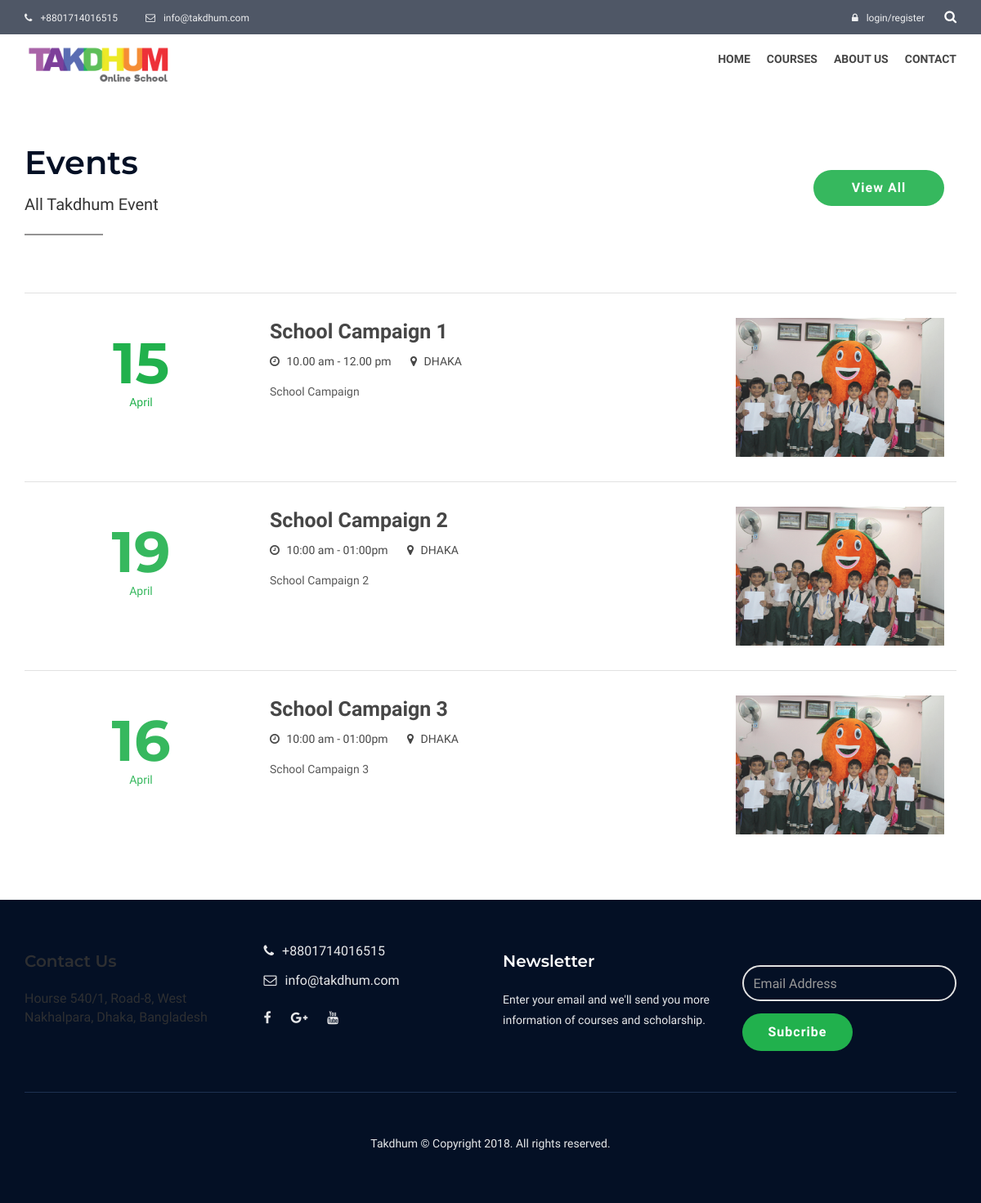
Page /events_list on the committed database.
### web/models.py (models this page shows, shortened)
class Basic_info(models.Model):
    name = models.CharField(max_length=100)
    slogan = models.CharField(max_length=200)
    logo = models.ImageField(upload_to='About us')
    phone_1 = models.CharField(max_length=15)
    phone_2 = models.CharField(max_length=15, null=True, blank=True)
    email = models.EmailField()
    office_address = models.TextField()
    promo_video = models.URLField(blank=True, null=True)
    google_map_link = models.URLField(null=True, blank=True)
    facebook_link = models.URLField(null=True, blank=True)
    google_plus_link = models.URLField(null=True, blank=True)
    youtube_link = models.URLField(null=True, blank=True)

class Event(models.Model):
    title = models.CharField(max_length=200)
    description = models.TextField()
    date = models.CharField(max_length=3)
    month = models.CharField(max_length=10)
    start_and_end_time = models.CharField(max_length=100)
    location = models.CharField(max_length=100)
    image = models.ImageField(upload_to='Events')
    gallery_image1 = models.FileField(blank=True, null=True, upload_to='Gallery/events')
    gallery_image2 = models.FileField(blank=True, null=True, upload_to='Gallery/events')
    gallery_image3 = models.FileField(blank=True, null=True, upload_to='Gallery/events')
    gallery_image4 = models.FileField(blank=True, null=True, upload_to='Gallery/events')
    gallery_image5 = models.FileField(blank=True, null=True, upload_to='Gallery/events')
    gallery_image6 = models.FileField(blank=True, null=True, upload_to='Gallery/events')
    gallery_image7 = models.FileField(blank=True, null=True, upload_to='Gallery/events')
    gallery_image8 = models.FileField(blank=True, null=True, upload_to='Gallery/events')
    gallery_image9 = models.FileField(blank=True, null=True, upload_to='Gallery/events')
    gallery_image10 = models.FileField(blank=True, null=True, upload_to='Gallery/events')
    gallery_image11 = models.FileField(blank=True, null=True, upload_to='Gallery/events')
    gallery_image12 = models.FileField(blank=True, null=True, upload_to='Gallery/events')
    upload_time = models.DateTimeField(auto_now=False, auto_now_add=True)
    update_time = models.DateTimeField(auto_now=True, auto_now_add=False)

### web/views.py (the view)
# urls.py: path('events_list', views.EventListView.as_view(), name='event_list'),
class EventListView(generic.ListView):
    template_name = 'takdhum/event_list.html'
    context_object_name = 'events'
    def get_queryset(self):
        return Event.objects.all()
    def get_context_data(self, **kwargs):
        context = super(EventListView, self).get_context_data(**kwargs)
        context['info'] = Basic_info.objects.first()
        context['categories'] = CourseCategory.objects.all()
        context['title']: 'All the event'
        return context

### web/templates/takdhum/event_list.html (shortened to what this page needs)
{% extends 'takdhum/html/base.html' %}
{% load staticfiles %}
{% block body %}
<section class="uv-event">
    <div class="container">
        <div class="row section-separator">
            <div class="section-title col-xs-12 wow fadeIn" data-wow-delay="0.2s">
                <h2>Events</h2>
                <span>All Takdhum Event</span>
                <hr class="uv-hr">
                <a href="#" class="btn btn-base view-full-event"> View All</a>
            </div>
            <div class="uv-each-events col-xs-12">
                <ul>
                    {% for event in events %}
                    <li class="wow fadeInUp" data-wow-delay="0.2s">
                        <div class="col-sm-3">
                            <div class="uv-event-date">
                                <h3> {{ event.date }} </h3>
                                <span>{{ event.month }}</span>
                            </div>
                        </div>
                        <div class="col-sm-6">
                            <div class="uv-event-content">
                                <a href="{% url 'single_event_page' event_id=event.id %}"><h4>{{ event.title }}</h4>
                                    <div class="schedule">
                                        <span class="uv-event-time"><i class="fa fa-clock-o main-color"></i> {{ event.start_and_end_time }}</span>
                                        <span class="uv-event-place"><i class="fa fa-map-marker main-color"></i> {{ event.location }}</span>
                                    </div>
                                    <p>{{ event.description|truncatewords:25 }}</p>
                            </div>
                        </div>
                        <div class="col-sm-3">
                            <img src="{{ event.image.url }}" alt="{{ event.title }}" class="img-responsive">
                        </div>
                    </li>
                    {% endfor %}
                </ul>
            </div>
        </div>
    </div>
</section>
{% endblock %}

### web/templates/takdhum/html/header.html (shortened to what this page needs)
{% load staticfiles %}
<header class="xt-header">
    <div class="xt-header-top">
        <div class="container">
            <div class="row">
                <div class="col-sm-6 uv-header-contact">
                    <a href="#"> <i class="fa fa-phone"></i>{{ info.phone_1 }}</a>
                    <a href="#"> <i class="fa fa-envelope-o"></i>{{ info.email }}</a>
                </div>
                <div class="col-sm-6 uv-header-user">
                    {% if not request.user.is_authenticated %}
                    <a href="{% url 'get_login' %}"><i class="fa fa-lock"></i>login/register</a>
                    {% else %}
                    <a href="#"><i class="fa fa-book"></i>Resume course</a>
                    {% endif %}
                    <div class="xt-header-search">
                        <div id="besocial-header-right" class="">
                            <i class="fa fa-search"></i>
                        </div>
                    </div>
                </div>
            </div>
        </div>
    </div>
    <div class="xt-main-nav">
        <nav class="navbar nav-scroll home-1">
            <div class="container">
                <div class="row">
                    <div class="col-sm-4">
                        <div class="uv-logo">
                            <a href="{% url 'index' %}">
                                <img src="{{ info.logo.url }}" alt="" class="img-responsive">
                            </a>
                        </div>
                    </div>
                    <div class="col-sm-8 pull-right">
                        <div class="collapse navbar-collapse" id="js-navbar-menu">
                            <ul class="nav navbar-nav ep-mobile-menu" id="navbar-nav">
                                <li><a href="{% url 'index' %}">Home</a></li>
                                <li class="dropdown xt-drop-nav">
                                    <a href="#" class="dropdown-toggle" data-toggle="dropdown" data-hover="dropdown" data-animations="fadeInDown fadeInDown fadeInDown">
                                        Courses
                                    </a>
                                </li>
                                <li><a href="{% url 'about_page' %}">About Us</a></li>
                                <li><a href="{% url 'contact_page' %}">Contact</a></li>
                            </ul>
                        </div>
                    </div>
                </div>
            </div>
        </nav>
    </div>
</header>

### web/templates/takdhum/html/footer.html (shortened to what this page needs)
{% load staticfiles %}
        <footer class="uv-footer footer-bg section-separator">
            <div class="container">
                <div class="row">
                    <div class="col-md-3 col-sm-6 wow fadeInUp" data-wow-delay="0.2s">
                        <div class="footer-item">
                            <h6>Contact Us</h6>
                            <address>{{ info.office_address }}</address>
                        </div>
                    </div>
                    <div class="col-md-3 col-sm-6 wow fadeInUp" data-wow-delay="0.4s">
                        <div class="footer-item uv-program">
                            <ul>
                                <li><a href="#"><i class="fa fa-phone"></i>{{ info.phone_1 }}</a></li>
                                <li><a href="#"><i class="fa fa-envelope-o"></i>{{ info.email }}</a></li>
                            </ul>
                            <ul class="social">
                                <li><a href="{{ info.facebook_link }}" target="_blank"><i class="fa fa-facebook"></i></a></li>
                                <li><a href="{{ info.google_plus_link }}" target="_blank"><i class="fa fa-google-plus"></i></a></li>
                                <li><a href="{{ info.youtube_link }}" target="_blank"><i class="fa fa-youtube"></i></a></li>
                            </ul>
                        </div>
                    </div>
                    <div class="col-md-3 col-sm-6 wow fadeInUp" data-wow-delay="0.6s">
                        <div class="footer-item">
                            <h6>Newsletter</h6>
                            <p>Enter your email and we'll send you more information of courses and scholarship.</p>
                        </div>
                    </div>
                    <div class="col-md-3 col-sm-6 wow fadeInUp" data-wow-delay="0.8s">
                        <div class="footer-item">
                            <form class="uv-form footer-form" method="post" action="{% url 'subcriber' %}">
                                <div class="form-group relative">
                                    <div class="relative">
                                        <input type="text" class="form-control" name="subcriber_email" id="id_subcriber_email" placeholder="Email Address" required>
                                    </div>
                                </div>
                                <div class="footer-subs-btn">
                                    <button type="submit" class="btn btn-base" value="subscribe">Subcribe</button>
                                </div>
                            </form>
                        </div>
                    </div>
                </div>
                <hr class="f-hr">
                <div class="row">
                    <div class="uv-copyright center wow fadeInUp" data-wow-delay="0.5s">
                        <p>Takdhum © Copyright 2018. All rights reserved.
                        </p>
                    </div>
                </div>
            </div>
        </footer>

### static/takdhum/assets/less/responsive.css (style rules this page uses)
@media only screen and (max-width: 1200px) { .section-separator { padding: 50px 0; } }
@media only screen and (max-width: 1200px) { .navbar li { padding: 0 10px; } }
@media only screen and (max-width: 1200px) { .section-title { margin-bottom: 50px; } }

### rows in the picture
Basic_info: phone_1 "+8801714016515", email "info@takdhum.com", logo (picture), office_address "Hourse 540/1, Road-8, West Nakhalpara, Dhaka, Bangladesh"
Event: date "15", month "April", title "School Campaign 1", start_and_end_time "10.00 am - 12.00 pm", location "DHAKA", description "School Campaign", image (picture)
Event: date "19", month "April", title "School Campaign 2", start_and_end_time "10:00 am - 01:00pm", location "DHAKA", description "School Campaign 2", image (picture)
Event: date "16", month "April", title "School Campaign 3", start_and_end_time "10:00 am - 01:00pm", location "DHAKA", description "School Campaign 3", image (picture)
